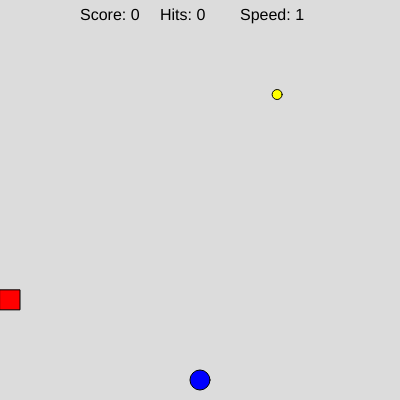
Frame 1 (no input)
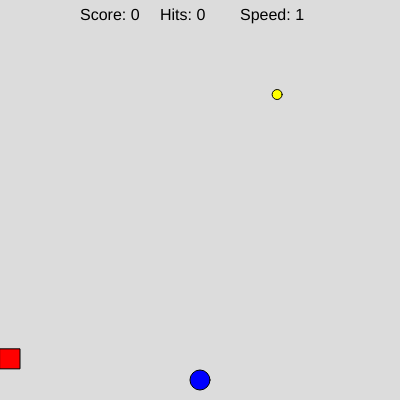
Frame 60 (no input)
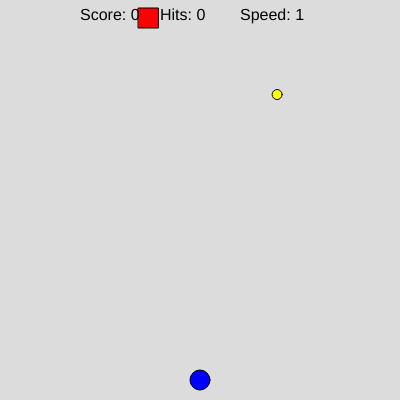
Frame 120 (the mouse pressed at the canvas centre since frame 60)

The p5.js sketch that drew these frames (run headless with seeded random() and noise() and a simulated clock; from frame 60 on, the mouse is pressed at the canvas centre):

// p5.js sketch
// ── sketch.js
// Game variables 
let playerX, playerY;
let coinX, coinY;
let obstacleX, obstacleY;
let score = 0;
let gameOver = false;
let obstacleSpeed = 1
hits = 0
function setup() {
  createCanvas(400, 400);
  initializeGame();
}

function initializeGame() {
  // Initialize player position (bottom center)
  playerX = width/2;
  playerY = height - 20;
  
  // Initialize coin position
  newCoin();
  
  // Initialize obstacle position
  obstacleX = 0;
  obstacleY = random(20, height-20);
}

function draw() {
  background(220);
  
  if (gameOver) {
    displayGameOver();
  } else {
    // Draw game elements
    drawPlayer();
    drawCoin();
    drawObstacle();
    
    // Handle movement
    movePlayer();
    moveObstacle();
    
    // Check for collisions
    checkCoinCollection();
    checkCollisions();
    
    // Display game stats
    displayStats();
  }
}

function drawPlayer() {
  fill(0, 0, 255);  // Blue player
  circle(playerX, playerY, 20);
}

function drawCoin() {
  fill(255, 255, 0);  // Yellow coin
  circle(coinX, coinY, 10);
}

function drawObstacle() {
  fill(255, 0, 0);  // Red obstacle
  rect(obstacleX, obstacleY, 20, 20);
}

// Basic left/right movement provided
function movePlayer() {

    if (keyIsDown(LEFT_ARROW)) {
      playerX -= 5;
    }
    if (keyIsDown(RIGHT_ARROW)) {
      playerX += 5;
    }
    if (keyIsDown(UP_ARROW)) {
      playerY -= 5;
    }
    if (keyIsDown(DOWN_ARROW)) {
      playerY += 5;
    }
  
  // TODO: Add up/down movement
  // HINT: Use UP_ARROW and DOWN_ARROW keys
  // Movement should be 5 pixels per frame
  
  // TODO: Add boundary checking
  // HINT: Keep player within canvas bounds
  // Check against 0, width, and height
}

function moveObstacle() {
  obstacleY += obstacleSpeed
  // TODO: Move obstacle from left to right
  // HINT: Increase obstacleX by obstacleSpeed
  if( obstacleY > height){
    obstacleY = 0
    obstacleX = random(0, width)
  }
  // TODO: Reset obstacle when it goes off screen
  // HINT: Check if obstacleX > width
  // Reset to left side and new random Y position
}

function checkCoinCollection() {
  if (dist(playerX,playerY,coinX,coinY)<15){
    score++
    coinX = random(0,width)
    coinY = random(0,height)
    drawCoin()
    obstacleX = random(0, width)
    obstacleY = 0
    obstacleSpeed+=0.5
  }
  // TODO: Check if player touches coin
  // HINT: Use dist(playerX, playerY, coinX, coinY)
  // If distance < 15:
  //   - Increase score
  //   - Create new coin
  //   - Increase obstacle speed slightly
}

function checkCollisions() {
  if(dist(playerX,playerY,obstacleX,obstacleY)<20){
    hits++
    obstacleX = random(0, width)
    obstacleY = 0
  }
  // TODO: Check if player hits obstacle
  // HINT: Similar to coin collection
  // If hit (distance < 20):
  //   - Increase hits
  //   - Check for game over (hits >= 3)
  //   - Reset positions
}

function displayStats() {
  fill(0);
  textSize(16);
  text("Score: " + score, width/5, 20);
  text("Hits: " + hits, 2*width/5, 20)
  text("Speed: " + obstacleSpeed, 3*width/5, 20)
  // TODO: Add display for hits and speed
}

function displayGameOver() {
  // TODO: Show game over screen
  // HINT: Use textAlign(CENTER, CENTER)
  // Show:
  //   - "Game Over" message
  //   - Final score
  //   - "Press R to Restart"
}

function newCoin() {
  // Generate random position for coin
  coinX = random(20, width-20);
  coinY = random(20, height-20);
}

function resetGame() {
  // TODO: Reset all game variables
  // HINT: Reset score, hits, speed
  // Set gameOver to false
  // Call initializeGame()
}

function keyPressed() {
  // TODO: Check for 'R' key to restart game
  // HINT: Use key === 'r' || key === 'R'
  // Only works when game is over
}

// Helper function you might need
function distance(x1, y1, x2, y2) {
  return dist(x1, y1, x2, y2);
}
